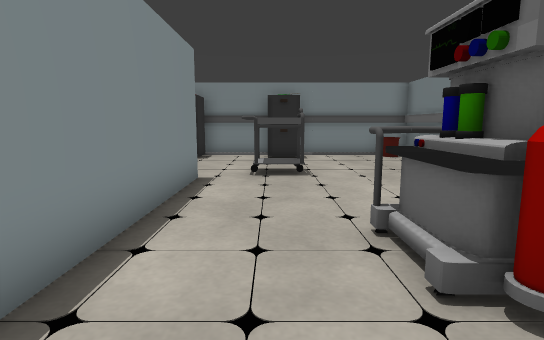
view 1 (above)

12 first-person views from a walk through a scene from a Unity 3-D project. The camera is 0.64 m above the floor, tilts 8° down and sees 80° across. The floor is counted in squares, 0.5 m on a side. Each view is taken from the middle of a square. On the plan, view 1 faces up. The plan holds only what a view shows up to about 14 squares ahead; the rest is blank. The player character is not drawn. Door leaves are left out, so doorways stand open.

view 2
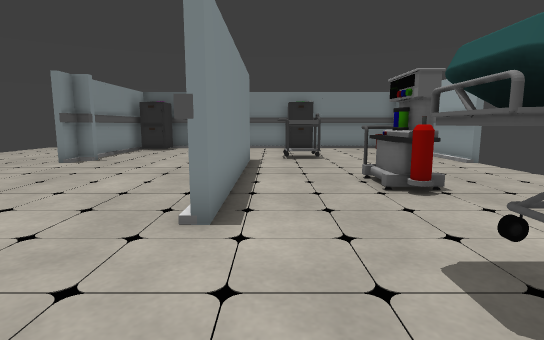

view 3
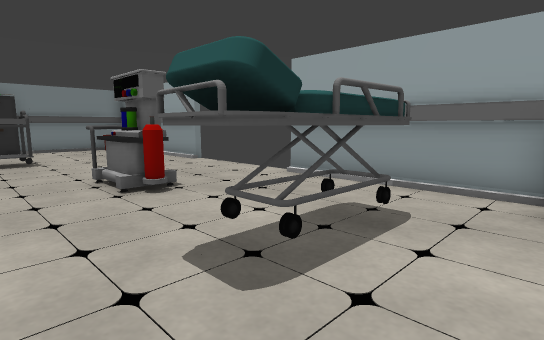

view 4
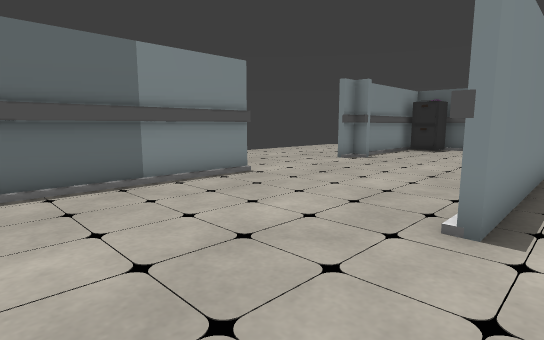

view 5
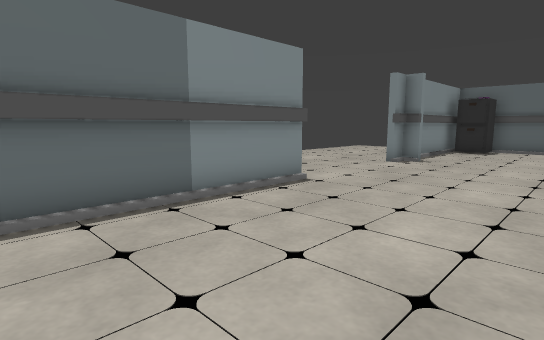

view 6
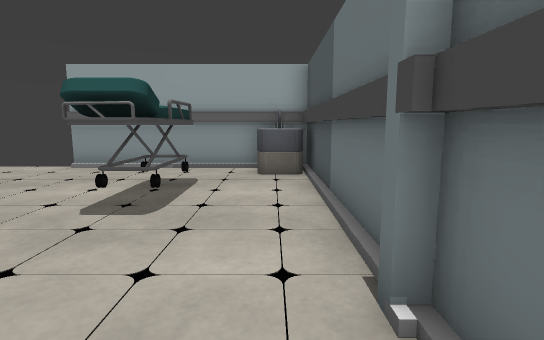

view 7
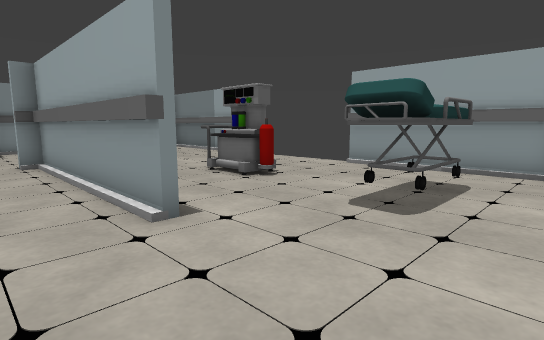

view 8
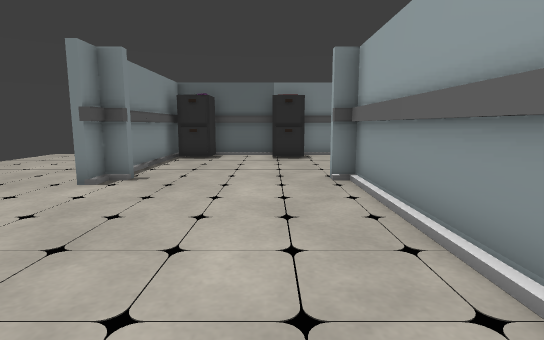

view 9
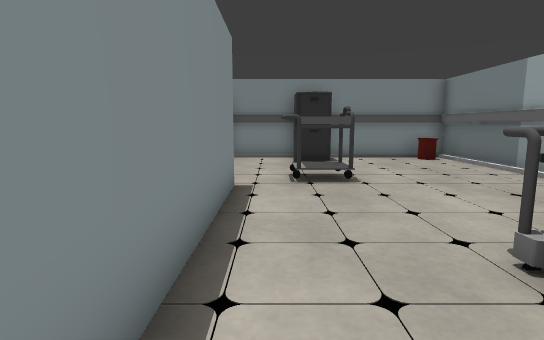

view 10
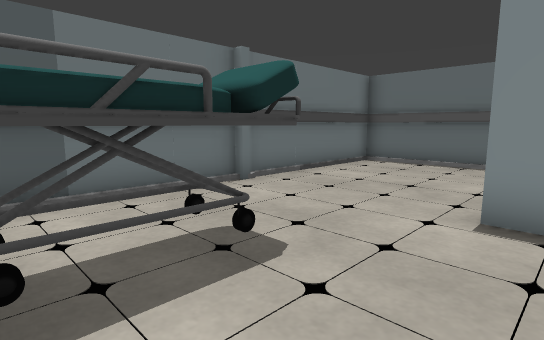

view 11
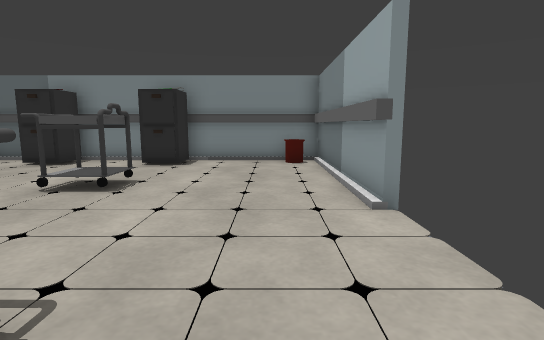

view 12
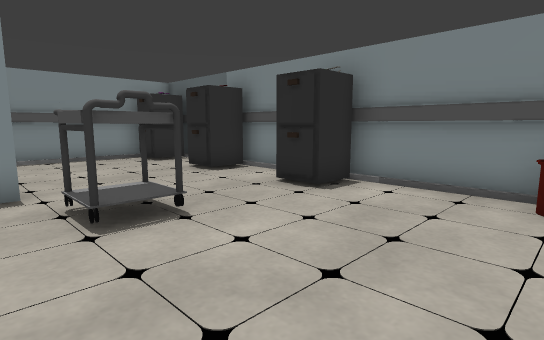

### Floor plan
Ten units are one square. View 1 is at (0, 0); x grows to the right and y downward. Boxes are objects, and circles mark ways between rooms. Rooms are numbered by the first view taken in them; rooms with no view inside come last. Other rooms are left out.
<svg viewBox="-85 -143 150 198">
<path fill="none" stroke="#000" d="M-18 -79 -18 0M57 -68 57 -138 8 -138M-1 -138 -31 -138M-39 -138 -69 -138M-78 -131 -78 -84M-19 50 57 50 57 -20M-80 -136 -80 -84M-80 -20 -80 50 -20 50M-20 0 -20 -75 -26 -75M-73 -75 -78 -75 -78 -68M-80 -75 -80 -68"/>
<rect x="-75" y="-135" width="20" height="20" fill="#bbb"><title>other object</title></rect>
<rect x="-45" y="-135" width="20" height="20" fill="#bbb"><title>other object</title></rect>
<rect x="-15" y="-95" width="30" height="20" fill="#bbb"><title>other object</title></rect>
<rect x="-5" y="5" width="40" height="20" fill="#bbb"><title>other object</title></rect>
<rect x="-5" y="-135" width="20" height="20" fill="#bbb"><title>other object</title></rect>
<rect x="5" y="-45" width="20" height="30" fill="#bbb"><title>other object</title></rect>
<rect x="35" y="35" width="20" height="10" fill="#bbb"><title>other object</title></rect>
<rect x="45" y="-135" width="10" height="10" fill="#bbb"><title>other object</title></rect>
<circle cx="-20" cy="20" r="3" fill="#2a7"/>
<circle cx="-50" cy="-80" r="3" fill="#2a7"/>
<text x="10" y="-60">1</text>
<text x="-50" y="-20">2</text>
</svg>
Room 1 opens to room 2.

Where each view was taken, in squares from view 1:
view 1: 0 up, 0 right, facing up
view 2: 4 down, 1 left, facing up
view 3: 4 down, 1 left, facing up-right
view 4: 4 down, 1 left, facing up-left
view 5: 4 down, 3 left, facing up-left
view 6: 4 down, 4 left, facing right
view 7: 4 down, 4 left, facing up-right
view 8: 0 up, 4 left, facing up
view 9: 1 up, 1 left, facing up
view 10: 1 up, 3 right, facing down-left
view 11: 2 up, 4 right, facing up
view 12: 7 up, 5 right, facing up-left
